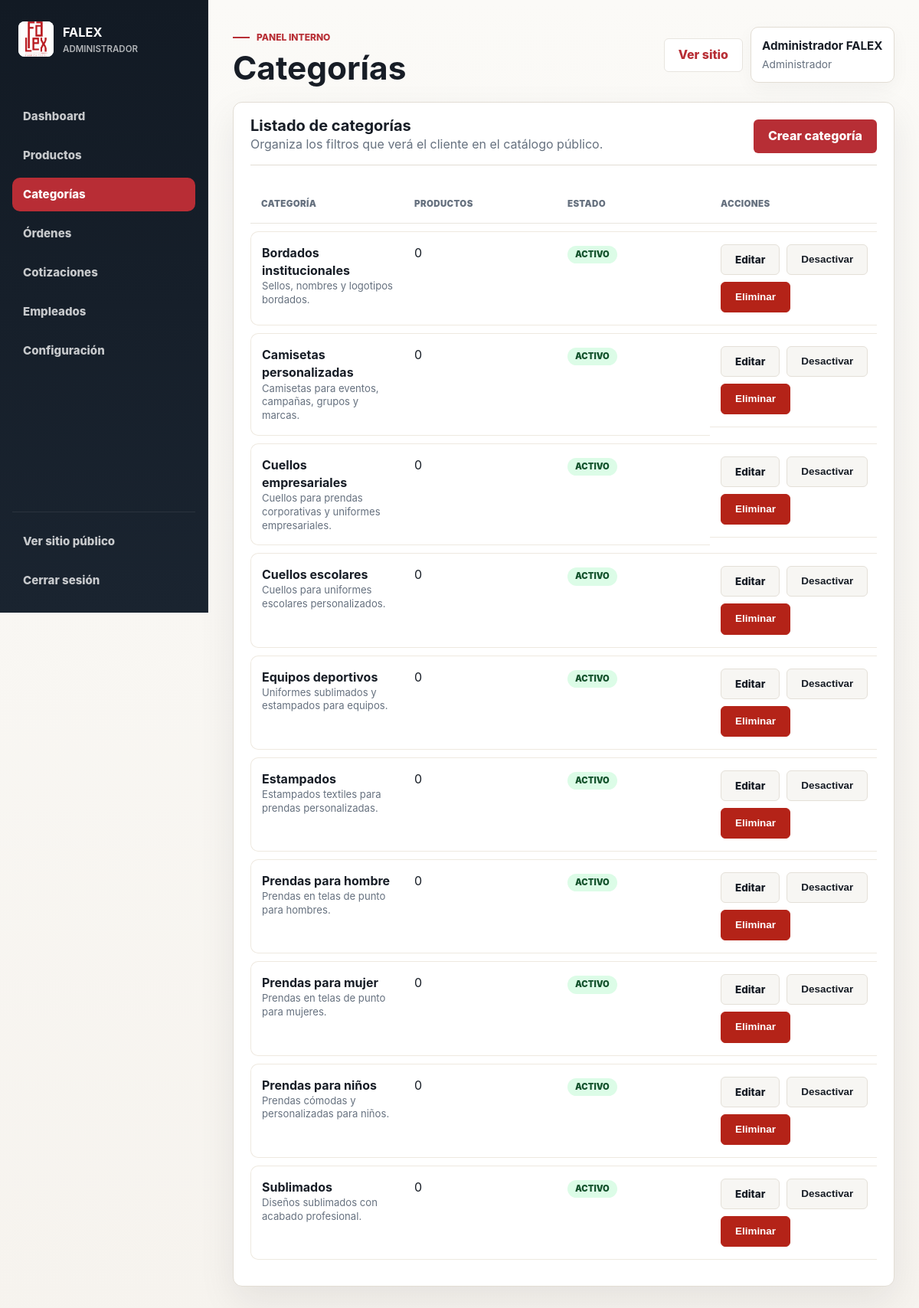
The page /admin/categories.php (signed in) on the database its author committed.
### tables this page shows
CREATE TABLE IF NOT EXISTS usuarios (
  id INT AUTO_INCREMENT PRIMARY KEY,
  nombre VARCHAR(120) NOT NULL,
  correo VARCHAR(160) NOT NULL,
  usuario VARCHAR(80) NOT NULL UNIQUE,
  password_hash VARCHAR(255) NOT NULL,
  rol ENUM('administrador', 'empleado') NOT NULL DEFAULT 'empleado',
  estado ENUM('activo', 'inactivo') NOT NULL DEFAULT 'activo',
  fecha_creacion TIMESTAMP NOT NULL DEFAULT CURRENT_TIMESTAMP
);

CREATE TABLE IF NOT EXISTS categorias (
  id INT AUTO_INCREMENT PRIMARY KEY,
  nombre VARCHAR(120) NOT NULL,
  descripcion TEXT NULL,
  estado ENUM('activo', 'inactivo') NOT NULL DEFAULT 'activo',
  fecha_creacion TIMESTAMP NOT NULL DEFAULT CURRENT_TIMESTAMP
);

### includes/helpers.php (called while the page is built, shortened)
<?php
function e(?string $value): string
{
    return htmlspecialchars((string) $value, ENT_QUOTES, 'UTF-8');
}
function url(string $path = ''): string
{
    $base = rtrim(dirname($_SERVER['SCRIPT_NAME']), '/\\');
    if (str_contains($base, '/admin')) {
        $base = dirname($base);
    }
    return ($base === '/' ? '' : $base) . '/' . ltrim($path, '/');
}

### config/database.php (called while the page is built, shortened)
<?php
function db(): PDO
{
    static $pdo = null;
    if ($pdo instanceof PDO) {
        return $pdo;
    }
    $dsn = 'mysql:host=' . DB_HOST . ';port=' . DB_PORT . ';dbname=' . DB_NAME . ';charset=' . DB_CHARSET;
    $pdo = new PDO($dsn, DB_USER, DB_PASS, [
        PDO::ATTR_ERRMODE => PDO::ERRMODE_EXCEPTION,
        PDO::ATTR_DEFAULT_FETCH_MODE => PDO::FETCH_ASSOC,
        PDO::ATTR_EMULATE_PREPARES => false,
        PDO::ATTR_TIMEOUT => 3,
    ]);
    return $pdo;
}

### includes/auth.php (called while the page is built, shortened)
<?php
require_once __DIR__ . '/../config/database.php';
require_once __DIR__ . '/helpers.php';
function current_user(): ?array
{
    static $user = null;
    if ($user !== null) {
        return $user;
    }
    try {
        $stmt = db()->prepare('SELECT id, nombre, correo, usuario, rol, estado FROM usuarios WHERE id = ? LIMIT 1');
        $stmt->execute([$_SESSION['user_id']]);
        $user = $stmt->fetch() ?: null;
    } catch (PDOException) {
        return null;
    }
    return $user;
}
function require_login(): void
{
    if (!current_user()) {
        redirect('login.php');
    }
}
function is_admin(): bool
{
    return (current_user()['rol'] ?? '') === 'administrador';
}

### admin/categories.php (the view, shortened to what this page needs)
<?php
require_once __DIR__ . '/../includes/admin_layout.php';
$categories = db()->query('SELECT c.*, COUNT(p.id) AS productos FROM categorias c LEFT JOIN productos p ON p.categoria_id = c.id GROUP BY c.id ORDER BY c.nombre')->fetchAll();
admin_header('Categorías');
?>
<section class="admin-panel">
    <div class="panel-heading">
      <div>
        <h2>Listado de categorías</h2>
        <p class="muted-text">Organiza los filtros que verá el cliente en el catálogo público.</p>
      </div>
      <a class="btn btn-primary" href="<?= e(url('admin/categories.php?create=1')) ?>">Crear categoría</a>
    </div>
    <div class="table-wrap">
      <table class="admin-table">
        <thead><tr><th>Categoría</th><th>Productos</th><th>Estado</th><th>Acciones</th></tr></thead>
        <tbody>
          <?php foreach ($categories as $category): ?>
            <tr>
              <td data-label="Categoría"><strong><?= e($category['nombre']) ?></strong><small><?= e($category['descripcion']) ?></small></td>
              <td data-label="Productos"><?= (int) $category['productos'] ?></td>
              <td data-label="Estado"><span class="status <?= e($category['estado']) ?>"><?= e($category['estado']) ?></span></td>
              <td class="actions" data-label="Acciones">
                <a class="btn btn-small" href="<?= e(url('admin/categories.php?edit=' . (int) $category['id'])) ?>">Editar</a>
                <form method="post">
                  <button class="btn btn-small" type="submit"><?= $category['estado'] === 'activo' ? 'Desactivar' : 'Activar' ?></button>
                </form>
                <?php if (is_admin()): ?>
                  <form method="post" onsubmit="return confirm('¿Eliminar esta categoría?')">
                    <button class="btn btn-danger btn-small" type="submit">Eliminar</button>
                  </form>
                <?php endif; ?>
              </td>
            </tr>
          <?php endforeach; ?>
        </tbody>
      </table>
    </div>
</section>
<?php admin_footer(); ?>

### includes/admin_layout.php (shortened to what this page needs)
<?php
require_once __DIR__ . '/auth.php';
function admin_header(string $title): void
{
    require_login();
    $user = current_user();
    $current = basename($_SERVER['SCRIPT_NAME']);
    $menu = [
        ['Dashboard', 'index.php', ['index.php']],
        ['Productos', 'products.php', ['products.php', 'product_form.php']],
        ['Categorías', 'categories.php', ['categories.php']],
        ['Órdenes', 'orders.php', ['orders.php']],
    ];
    if (is_admin()) {
        $menu[] = ['Cotizaciones', 'quotes.php', ['quotes.php']];
        $menu[] = ['Empleados', 'employees.php', ['employees.php']];
        $menu[] = ['Configuración', 'settings.php', ['settings.php']];
    }
    ?>
<!DOCTYPE html>
<html lang="es">
<head>
  <link rel="stylesheet" href="<?= e(url('css/styles.css?v=' . filemtime(__DIR__ . '/../css/styles.css'))) ?>">
  <link rel="stylesheet" href="<?= e(url('css/admin.css?v=' . filemtime(__DIR__ . '/../css/admin.css'))) ?>">
</head>
<body class="admin-body">
  <aside class="admin-sidebar">
    <a class="brand admin-brand" href="<?= e(url('admin/index.php')) ?>">
      <img src="<?= e(url('assets/LOGO.png')) ?>" alt="FALEX" width="62" height="62">
      <span><strong>FALEX</strong><small><?= e($user['rol']) ?></small></span>
    </a>
    <nav class="admin-menu" aria-label="Panel administrativo">
      <?php foreach ($menu as [$label, $href, $matches]): ?>
        <a class="<?= in_array($current, $matches, true) ? 'active' : '' ?>" href="<?= e(url('admin/' . $href)) ?>"><?= e($label) ?></a>
      <?php endforeach; ?>
    </nav>
    <div class="admin-sidebar-footer">
      <a href="<?= e(url('index.php')) ?>" target="_blank" rel="noopener">Ver sitio público</a>
      <a href="<?= e(url('logout.php')) ?>">Cerrar sesión</a>
    </div>
  </aside>
  <main class="admin-main">
    <header class="admin-topbar">
      <div>
        <p class="eyebrow">Panel interno</p>
        <h1><?= e($title) ?></h1>
      </div>
      <div class="admin-topbar-actions">
        <a class="btn btn-secondary" href="<?= e(url('index.php')) ?>" target="_blank" rel="noopener">Ver sitio</a>
        <div class="admin-user">
          <strong><?= e($user['nombre']) ?></strong>
          <span><?= e($user['rol']) ?></span>
        </div>
      </div>
    </header>
    <?php
}
function admin_footer(): void
{
    ?>
  </main>
</body>
</html>
    <?php
}

### rows shown on the page
usuarios: rol "ADMINISTRADOR", nombre "Administrador FALEX", rol "Administrador"
categorias: nombre "Bordados institucionales", descripcion "Sellos, nombres y logotipos bordados.", productos "0", estado "ACTIVO", shows "Desactivar"
categorias: nombre "Camisetas personalizadas", descripcion "Camisetas para eventos, campañas, grupos y marcas.", productos "0", estado "ACTIVO", shows "Desactivar"
categorias: nombre "Cuellos empresariales", descripcion "Cuellos para prendas corporativas y uniformes empresariales.", productos "0", estado "ACTIVO", shows "Desactivar"
categorias: nombre "Cuellos escolares", descripcion "Cuellos para uniformes escolares personalizados.", productos "0", estado "ACTIVO", shows "Desactivar"
categorias: nombre "Equipos deportivos", descripcion "Uniformes sublimados y estampados para equipos.", productos "0", estado "ACTIVO", shows "Desactivar"
categorias: nombre "Estampados", descripcion "Estampados textiles para prendas personalizadas.", productos "0", estado "ACTIVO", shows "Desactivar"
categorias: nombre "Prendas para hombre", descripcion "Prendas en telas de punto para hombres.", productos "0", estado "ACTIVO", shows "Desactivar"
categorias: nombre "Prendas para mujer", descripcion "Prendas en telas de punto para mujeres.", productos "0", estado "ACTIVO", shows "Desactivar"
categorias: nombre "Prendas para niños", descripcion "Prendas cómodas y personalizadas para niños.", productos "0", estado "ACTIVO", shows "Desactivar"
categorias: nombre "Sublimados", descripcion "Diseños sublimados con acabado profesional.", productos "0", estado "ACTIVO", shows "Desactivar"

### other values the page prints
$label "Dashboard"
$label "Productos"
$label "Categorías"
$label "Órdenes"
$label "Cotizaciones"
$label "Empleados"
$label "Configuración"
$title "Categorías"
